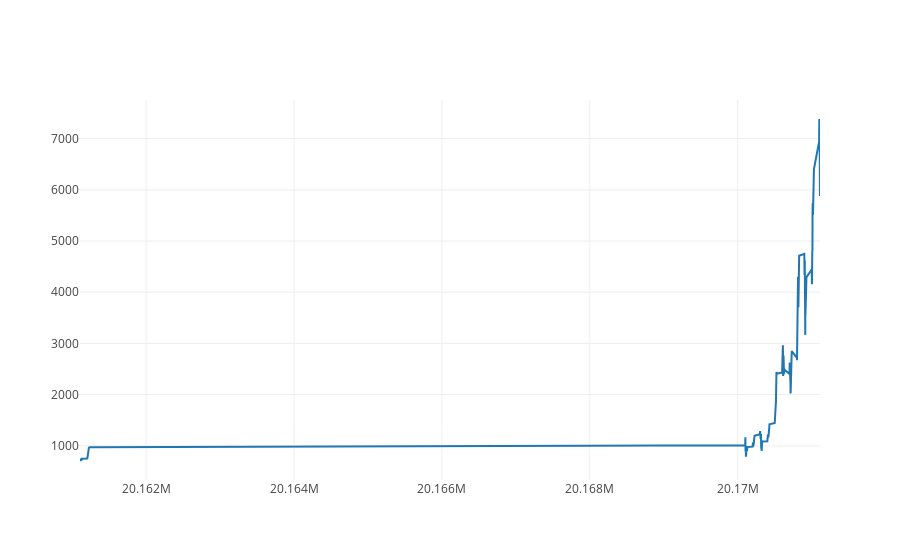

Notebook cell for this chart:
### Code cell
btc_trace = go.Scatter(x=data['Time'], y=data['Price'], name= 'Price')
py.iplot([btc_trace])

### Figure 1 — Plotly figure (JSON) as saved in the notebook; plotly's stock layout.template omitted (floating-point values rounded to 4 significant figures; data arrays with more than 128 entries replaced by an {"elided": "..."} marker saying what was removed)
{"data": [{"name": "Price", "type": "scatter", "x": {"elided": "372 int values"}, "y": {"elided": "372 float values"}}], "layout": {}}
